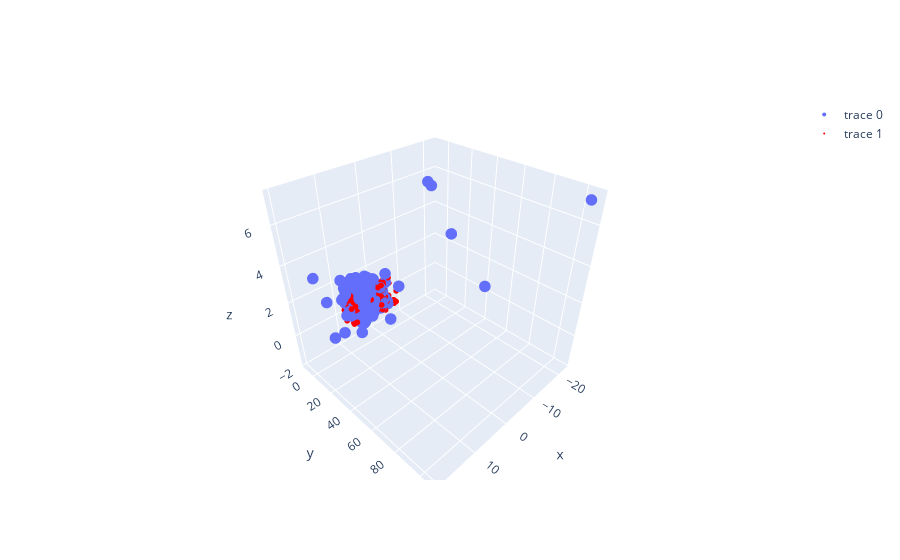

The cell this chart's notebook holds for it:
### Code cell
gt_world_data = data.get_world_data()
triangulated_points = vo.get_map()

matches = data_association_on_appearance(triangulated_points, gt_world_data)
triangulated_points = matches['points_1']
gt_world_points = matches['points_2']

for i in range(len(triangulated_points)):
    point_1 = matches['points_1'][i]
    point_1 = camera.get_camera_transform() @ np.append(point_1, 1)
    point_1 = point_1[:3] / point_1[3]
    point_2 = matches['points_2'][i]

    distance = np.linalg.norm(point_1 - point_2)
    print(f'Distance between point {i}: {np.round(distance, 2)}')


triangulated_points_hom = [np.append(point, 1) for point in triangulated_points]
triangulated_points_world = camera.get_camera_transform() @ np.array(triangulated_points_hom).T


x_coords = [point[0]*0.208 for point in triangulated_points_world.T]  
y_coords = [point[1]*0.208 for point in triangulated_points_world.T]
z_coords = [point[2]*0.208 for point in triangulated_points_world.T]

fig = go.Figure()
fig.add_trace(go.Scatter3d(x=x_coords, y=y_coords, z=z_coords, mode='markers', marker=dict(size=4)))

x_coords_gt = [point[0] for point in gt_world_points]
y_coords_gt = [point[1] for point in gt_world_points]
z_coords_gt = [point[2] for point in gt_world_points]

fig.add_trace(go.Scatter3d(x=x_coords_gt, y=y_coords_gt, z=z_coords_gt, mode='markers', marker=dict(size=2, color='red')))

fig.show()

### Figure 1 — Plotly figure (JSON) as saved in the notebook; plotly's stock layout.template omitted (floating-point values rounded to 4 significant figures; data arrays with more than 128 entries replaced by an {"elided": "..."} marker saying what was removed)
{"data": [{"marker": {"size": 4}, "mode": "markers", "type": "scatter3d", "x": {"elided": "316 float values"}, "y": {"elided": "316 float values"}, "z": {"elided": "316 float values"}}, {"marker": {"color": "red", "size": 2}, "mode": "markers", "type": "scatter3d", "x": {"elided": "316 float values"}, "y": {"elided": "316 float values"}, "z": {"elided": "316 float values"}}], "layout": {}}
